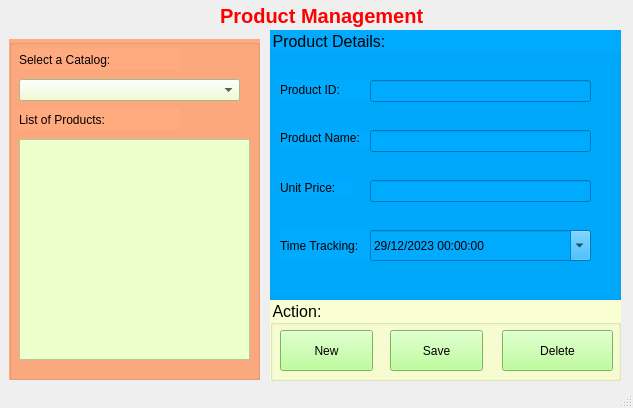
<?xml version="1.0" encoding="UTF-8"?>
<ui version="4.0">
 <class>MainWindow</class>
 <widget class="QMainWindow" name="MainWindow">
  <property name="geometry">
   <rect>
    <x>0</x>
    <y>0</y>
    <width>633</width>
    <height>408</height>
   </rect>
  </property>
  <property name="font">
   <font>
    <pointsize>12</pointsize>
   </font>
  </property>
  <property name="windowTitle">
   <string>Product</string>
  </property>
  <widget class="QWidget" name="centralwidget">
   <widget class="QGroupBox" name="groupBox">
    <property name="geometry">
     <rect>
      <x>270</x>
      <y>30</y>
      <width>351</width>
      <height>271</height>
     </rect>
    </property>
    <property name="styleSheet">
     <string notr="true">background-color: rgb(0, 170, 255);</string>
    </property>
    <property name="title">
     <string>Product Details:</string>
    </property>
    <widget class="QLabel" name="label_3">
     <property name="geometry">
      <rect>
       <x>10</x>
       <y>50</y>
       <width>111</width>
       <height>20</height>
      </rect>
     </property>
     <property name="text">
      <string>Product ID:</string>
     </property>
    </widget>
    <widget class="QLineEdit" name="lineEditProductId">
     <property name="geometry">
      <rect>
       <x>100</x>
       <y>50</y>
       <width>221</width>
       <height>22</height>
      </rect>
     </property>
    </widget>
    <widget class="QLabel" name="label_4">
     <property name="geometry">
      <rect>
       <x>10</x>
       <y>100</y>
       <width>151</width>
       <height>16</height>
      </rect>
     </property>
     <property name="text">
      <string>Product Name:</string>
     </property>
    </widget>
    <widget class="QLineEdit" name="lineEditProductName">
     <property name="geometry">
      <rect>
       <x>100</x>
       <y>100</y>
       <width>221</width>
       <height>22</height>
      </rect>
     </property>
    </widget>
    <widget class="QLineEdit" name="lineEditUnitPrice">
     <property name="geometry">
      <rect>
       <x>100</x>
       <y>150</y>
       <width>221</width>
       <height>22</height>
      </rect>
     </property>
    </widget>
    <widget class="QLabel" name="label_5">
     <property name="geometry">
      <rect>
       <x>10</x>
       <y>150</y>
       <width>71</width>
       <height>16</height>
      </rect>
     </property>
     <property name="text">
      <string>Unit Price:</string>
     </property>
    </widget>
    <widget class="QLabel" name="label_6">
     <property name="geometry">
      <rect>
       <x>10</x>
       <y>200</y>
       <width>141</width>
       <height>31</height>
      </rect>
     </property>
     <property name="text">
      <string>Time Tracking:</string>
     </property>
    </widget>
    <widget class="QDateTimeEdit" name="dateTimeEditTracking">
     <property name="geometry">
      <rect>
       <x>100</x>
       <y>200</y>
       <width>221</width>
       <height>31</height>
      </rect>
     </property>
     <property name="dateTime">
      <datetime>
       <hour>0</hour>
       <minute>0</minute>
       <second>0</second>
       <year>2023</year>
       <month>12</month>
       <day>29</day>
      </datetime>
     </property>
     <property name="displayFormat">
      <string>dd/MM/yyyy HH:mm:ss</string>
     </property>
     <property name="calendarPopup">
      <bool>true</bool>
     </property>
    </widget>
   </widget>
   <widget class="QGroupBox" name="groupBox_2">
    <property name="geometry">
     <rect>
      <x>9</x>
      <y>39</y>
      <width>251</width>
      <height>341</height>
     </rect>
    </property>
    <property name="styleSheet">
     <string notr="true">background-color: rgb(255, 170, 127);</string>
    </property>
    <property name="title">
     <string/>
    </property>
    <widget class="QListWidget" name="listWidgetProduct">
     <property name="geometry">
      <rect>
       <x>10</x>
       <y>100</y>
       <width>231</width>
       <height>221</height>
      </rect>
     </property>
     <property name="styleSheet">
      <string notr="true">background-color: rgb(237, 255, 202);</string>
     </property>
    </widget>
    <widget class="QLabel" name="label">
     <property name="geometry">
      <rect>
       <x>10</x>
       <y>10</y>
       <width>161</width>
       <height>21</height>
      </rect>
     </property>
     <property name="text">
      <string>Select a Catalog:</string>
     </property>
    </widget>
    <widget class="QComboBox" name="cboCatalog">
     <property name="geometry">
      <rect>
       <x>10</x>
       <y>40</y>
       <width>221</width>
       <height>22</height>
      </rect>
     </property>
     <property name="styleSheet">
      <string notr="true">background-color: rgb(237, 255, 202);</string>
     </property>
    </widget>
    <widget class="QLabel" name="label_2">
     <property name="geometry">
      <rect>
       <x>10</x>
       <y>70</y>
       <width>161</width>
       <height>21</height>
      </rect>
     </property>
     <property name="text">
      <string>List of Products:</string>
     </property>
    </widget>
   </widget>
   <widget class="QGroupBox" name="groupBox_3">
    <property name="geometry">
     <rect>
      <x>270</x>
      <y>300</y>
      <width>351</width>
      <height>81</height>
     </rect>
    </property>
    <property name="styleSheet">
     <string notr="true">background-color: rgb(249, 255, 210);</string>
    </property>
    <property name="title">
     <string>Action:</string>
    </property>
    <widget class="QPushButton" name="pushButtonNew">
     <property name="geometry">
      <rect>
       <x>10</x>
       <y>30</y>
       <width>93</width>
       <height>41</height>
      </rect>
     </property>
     <property name="styleSheet">
      <string notr="true">background-color: rgb(170, 255, 127);</string>
     </property>
     <property name="text">
      <string>New</string>
     </property>
     <property name="icon">
      <iconset>
       <normaloff>images/ic_new.png</normaloff>images/ic_new.png</iconset>
     </property>
     <property name="iconSize">
      <size>
       <width>32</width>
       <height>32</height>
      </size>
     </property>
    </widget>
    <widget class="QPushButton" name="pushButtonSave">
     <property name="geometry">
      <rect>
       <x>120</x>
       <y>30</y>
       <width>93</width>
       <height>41</height>
      </rect>
     </property>
     <property name="styleSheet">
      <string notr="true">background-color: rgb(170, 255, 127);</string>
     </property>
     <property name="text">
      <string>Save</string>
     </property>
     <property name="icon">
      <iconset>
       <normaloff>images/ic_save.png</normaloff>images/ic_save.png</iconset>
     </property>
     <property name="iconSize">
      <size>
       <width>32</width>
       <height>32</height>
      </size>
     </property>
    </widget>
    <widget class="QPushButton" name="pushButtonDelete">
     <property name="geometry">
      <rect>
       <x>232</x>
       <y>30</y>
       <width>111</width>
       <height>41</height>
      </rect>
     </property>
     <property name="styleSheet">
      <string notr="true">background-color: rgb(170, 255, 127);</string>
     </property>
     <property name="text">
      <string>Delete</string>
     </property>
     <property name="icon">
      <iconset>
       <normaloff>images/ic_delete.png</normaloff>images/ic_delete.png</iconset>
     </property>
     <property name="iconSize">
      <size>
       <width>32</width>
       <height>32</height>
      </size>
     </property>
    </widget>
   </widget>
   <widget class="QLabel" name="label_7">
    <property name="geometry">
     <rect>
      <x>220</x>
      <y>0</y>
      <width>301</width>
      <height>31</height>
     </rect>
    </property>
    <property name="palette">
     <palette>
      <active>
       <colorrole role="WindowText">
        <brush brushstyle="SolidPattern">
         <color alpha="255">
          <red>255</red>
          <green>0</green>
          <blue>0</blue>
         </color>
        </brush>
       </colorrole>
       <colorrole role="Text">
        <brush brushstyle="SolidPattern">
         <color alpha="255">
          <red>255</red>
          <green>0</green>
          <blue>0</blue>
         </color>
        </brush>
       </colorrole>
       <colorrole role="ButtonText">
        <brush brushstyle="SolidPattern">
         <color alpha="255">
          <red>255</red>
          <green>0</green>
          <blue>0</blue>
         </color>
        </brush>
       </colorrole>
       <colorrole role="PlaceholderText">
        <brush brushstyle="SolidPattern">
         <color alpha="128">
          <red>255</red>
          <green>0</green>
          <blue>0</blue>
         </color>
        </brush>
       </colorrole>
      </active>
      <inactive>
       <colorrole role="WindowText">
        <brush brushstyle="SolidPattern">
         <color alpha="255">
          <red>255</red>
          <green>0</green>
          <blue>0</blue>
         </color>
        </brush>
       </colorrole>
       <colorrole role="Text">
        <brush brushstyle="SolidPattern">
         <color alpha="255">
          <red>255</red>
          <green>0</green>
          <blue>0</blue>
         </color>
        </brush>
       </colorrole>
       <colorrole role="ButtonText">
        <brush brushstyle="SolidPattern">
         <color alpha="255">
          <red>255</red>
          <green>0</green>
          <blue>0</blue>
         </color>
        </brush>
       </colorrole>
       <colorrole role="PlaceholderText">
        <brush brushstyle="SolidPattern">
         <color alpha="128">
          <red>255</red>
          <green>0</green>
          <blue>0</blue>
         </color>
        </brush>
       </colorrole>
      </inactive>
      <disabled>
       <colorrole role="WindowText">
        <brush brushstyle="SolidPattern">
         <color alpha="255">
          <red>255</red>
          <green>0</green>
          <blue>0</blue>
         </color>
        </brush>
       </colorrole>
       <colorrole role="Text">
        <brush brushstyle="SolidPattern">
         <color alpha="255">
          <red>255</red>
          <green>0</green>
          <blue>0</blue>
         </color>
        </brush>
       </colorrole>
       <colorrole role="ButtonText">
        <brush brushstyle="SolidPattern">
         <color alpha="255">
          <red>255</red>
          <green>0</green>
          <blue>0</blue>
         </color>
        </brush>
       </colorrole>
       <colorrole role="PlaceholderText">
        <brush brushstyle="SolidPattern">
         <color alpha="128">
          <red>255</red>
          <green>0</green>
          <blue>0</blue>
         </color>
        </brush>
       </colorrole>
      </disabled>
     </palette>
    </property>
    <property name="font">
     <font>
      <pointsize>15</pointsize>
      <bold>true</bold>
     </font>
    </property>
    <property name="styleSheet">
     <string notr="true">color: rgb(255, 0, 0);</string>
    </property>
    <property name="text">
     <string>Product Management</string>
    </property>
   </widget>
  </widget>
  <widget class="QStatusBar" name="statusbar"/>
 </widget>
 <resources/>
 <connections/>
</ui>
